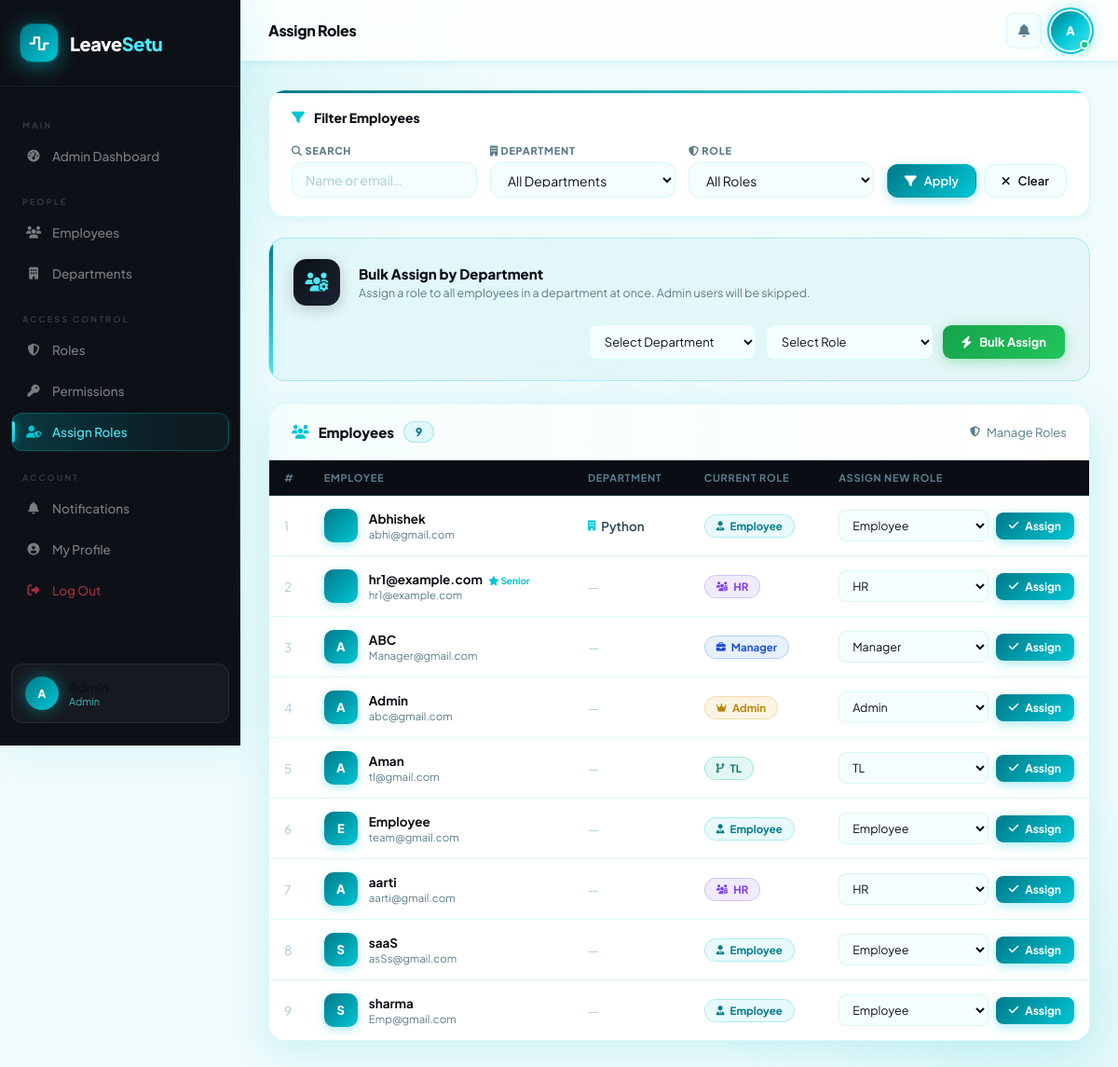
Screenshot of /assign-role/ (signed in) with the database file from the repository.
### users/models.py (models this page shows, shortened)
class User(AbstractUser):
    email = models.EmailField(unique=True)
    role = models.ForeignKey(
        Role,
        on_delete=models.SET_NULL,
        null=True,
        blank=True
    )
    department = models.ForeignKey(
        Department,
        on_delete=models.SET_NULL,
        null=True,
        blank=True
    )
    reporting_manager = models.ForeignKey(
        "self",
        on_delete=models.SET_NULL,
        null=True,
        blank=True,
        related_name="team_members"
    )
    phone = models.CharField(max_length=15, blank=True, null=True)
    date_of_joining = models.DateField(null=True, blank=True)
    is_senior = models.BooleanField(default=False)
    USERNAME_FIELD = "email"
    REQUIRED_FIELDS = ["username"]

class Role(models.Model):
    name = models.CharField(max_length=50, unique=True)

class Department(models.Model):
    name = models.CharField(max_length=100)
    hr = models.ForeignKey(
        "User",
        on_delete=models.SET_NULL,
        null=True,
        blank=True,
        related_name="managed_departments"
    )

### users/views.py (the view, shortened to what this page needs)
# urls.py: path('assign-role/',          views.assign_role,      name='assign_role'),
@login_required
def assign_role(request):
    if not _is_admin(request):
        messages.error(request, "Access denied. Admins only.")
        return redirect('admin_dashboard')
    roles       = Role.objects.all().order_by('name')
    departments = Department.objects.all().order_by('name')
    dept_id    = request.GET.get('dept', '').strip()
    search     = request.GET.get('q',    '').strip()
    filter_role = request.GET.get('role', '').strip()
    users = User.objects.select_related('role', 'department').order_by('first_name', 'last_name')
    if dept_id:
        users = users.filter(department_id=dept_id)
    if filter_role:
        users = users.filter(role_id=filter_role)
    if search:
        users = users.filter(
            Q(first_name__icontains=search) |
            Q(last_name__icontains=search)  |
            Q(email__icontains=search)
        )
    context = {
        'users':       users,
        'roles':       roles,
        'departments': departments,
        'dept_id':     dept_id,
        'filter_role': filter_role,
        'search':      search,
        'total_users': users.count(),
    }
    return render(request, 'assign_role.html', context)

### users/views.py (called while the page is built)
def _is_admin(request):
    role = getattr(request.user, 'role', None)
    return bool(role and role.name == 'Admin')

### users/templates/assign_role.html (shortened to what this page needs)
{% extends 'base.html' %}
{% block page_title %}Assign Roles{% endblock %}
{% block content %}
<div class="filter-bar animate-in">
    <div style="font-size:14px; font-weight:800; color:var(--text); width:100%; margin-bottom:4px; display:flex; align-items:center; gap:10px;">
        <i class="fa-solid fa-filter" style="color:var(--aqua);"></i>
        Filter Employees
    </div>
    <form method="get" style="display:flex; align-items:flex-end; gap:14px; flex-wrap:wrap; width:100%;">
        <div class="filter-group">
            <span class="filter-label"><i class="fa-solid fa-magnifying-glass"></i> Search</span>
            <input type="text" name="q" value="{{ search }}"
                   class="form-control" placeholder="Name or email…" style="height:38px;">
        </div>
        <div class="filter-group">
            <span class="filter-label"><i class="fa-solid fa-building"></i> Department</span>
            <select name="dept" class="form-control" style="height:38px;">
                <option value="">All Departments</option>
            </select>
        </div>
        <div class="filter-group">
            <span class="filter-label"><i class="fa-solid fa-shield-halved"></i> Role</span>
            <select name="role" class="form-control" style="height:38px;">
                <option value="">All Roles</option>
            </select>
        </div>
        <div style="display:flex; gap:8px; padding-bottom:0;">
            <button type="submit" class="btn-filter btn-filter-primary">
                <i class="fa-solid fa-filter"></i> Apply
            </button>
            <a href="{% url 'assign_role' %}" class="btn-filter">
                <i class="fa-solid fa-xmark"></i> Clear
            </a>
        </div>
    </form>
</div>
<div class="bulk-card animate-in delay-1">
    <div class="bulk-card-icon"><i class="fa-solid fa-users-gear"></i></div>
    <div class="bulk-card-text">
        <h3>Bulk Assign by Department</h3>
        <p>Assign a role to all employees in a department at once. Admin users will be skipped.</p>
    </div>
    <form method="post" action="{% url 'assign_role_bulk' %}" class="bulk-controls">
        <select name="department_id" class="bulk-select" required>
            <option value="">Select Department</option>
        </select>
        <select name="role_id" class="bulk-select" required>
            <option value="">Select Role</option>
        </select>
        <button type="submit" class="btn-bulk">
            <i class="fa-solid fa-bolt"></i> Bulk Assign
        </button>
    </form>
</div>
<div class="users-table-wrap animate-in delay-2">
    <div class="users-table-header">
        <div class="users-table-title">
            <i class="fa-solid fa-users" style="color:var(--aqua);"></i>
            Employees
            <span style="background:var(--aqua-glass); border:1px solid var(--border-mid); border-radius:20px; padding:3px 12px; font-size:12px; color:var(--aqua-deep);">
                {{ total_users }}
            </span>
        </div>
        <a href="{% url 'role_list' %}" style="font-size:13px; color:var(--text-muted); display:flex; align-items:center; gap:7px; text-decoration:none;">
            <i class="fa-solid fa-shield-halved" style="font-size:11px;"></i> Manage Roles
        </a>
    </div>
    <table class="assign-table">
        <thead>
            <tr>
                <th>#</th>
                <th>Employee</th>
                <th>Department</th>
                <th>Current Role</th>
                <th>Assign New Role</th>
            </tr>
        </thead>
        <tbody>
            {% for user in users %}
            <tr>
                <td style="color:var(--text-faint); width:40px;">{{ forloop.counter }}</td>
                <td>
                    <div class="user-cell">
                        <div class="user-avatar">
                            {{ user.first_name|first|upper }}{{ user.last_name|first|upper }}
                        </div>
                        <div>
                            <div class="user-name">
                                {{ user.get_full_name|default:user.username }}
                                {% if user.is_senior %}
                                <span style="font-size:10px; color:var(--aqua); margin-left:4px;">
                                    <i class="fa-solid fa-star"></i> Senior
                                </span>
                                {% endif %}
                            </div>
                            <div class="user-email">{{ user.email }}</div>
                        </div>
                    </div>
                </td>
                <td>
                    {% if user.department %}
                    <span style="display:flex; align-items:center; gap:6px; font-weight:600; color:var(--text-mid);">
                        <i class="fa-solid fa-building" style="color:var(--aqua); font-size:11px;"></i>
                        {{ user.department.name }}
                    </span>
                    {% else %}
                    <span style="color:var(--text-faint);">—</span>
                    {% endif %}
                </td>
                <td>
                    {% if user.role %}
                        {% if user.role.name == "Admin" %}
                        <span class="role-badge badge-admin"><i class="fa-solid fa-crown" style="font-size:10px;"></i> {{ user.role.name }}</span>
                        {% elif user.role.name == "HR" %}
                        <span class="role-badge badge-hr"><i class="fa-solid fa-users-gear" style="font-size:10px;"></i> {{ user.role.name }}</span>
                        {% elif user.role.name == "Manager" %}
                        <span class="role-badge badge-manager"><i class="fa-solid fa-briefcase" style="font-size:10px;"></i> {{ user.role.name }}</span>
                        {% elif user.role.name == "TL" %}
                        <span class="role-badge badge-tl"><i class="fa-solid fa-code-branch" style="font-size:10px;"></i> {{ user.role.name }}</span>
                        {% else %}
                        <span class="role-badge badge-default"><i class="fa-solid fa-user-tie" style="font-size:10px;"></i> {{ user.role.name }}</span>
                        {% endif %}
                    {% else %}
                    <span class="role-badge badge-none"><i class="fa-solid fa-user-slash" style="font-size:10px;"></i> No Role</span>
                    {% endif %}
                </td>
                <td>
                    <form method="post" action="{% url 'assign_role' %}">
                        <div class="role-select-inline">
                            <select name="role_id" required>
                                {% for role in roles %}
                                <option value="{{ role.pk }}"
                                    {% if user.role and user.role.pk == role.pk %}selected{% endif %}>
                                    {{ role.name }}
                                </option>
                                {% endfor %}
                            </select>
                            <button type="submit" class="btn-assign">
                                <i class="fa-solid fa-check"></i> Assign
                            </button>
                        </div>
                    </form>
                </td>
            </tr>
            {% endfor %}
        </tbody>
    </table>
</div>
{% endblock %}

### templates/base.html (shortened to what this page needs)
<!DOCTYPE html>
<html lang="en">
<head>
    <link rel="stylesheet" href="https://cdnjs.cloudflare.com/ajax/libs/font-awesome/6.5.0/css/all.min.css">
</head>
<body>
{% if request.user.is_authenticated %}
<aside class="sidebar" id="sidebar">
    <div class="sidebar-logo">
        <div class="logo-mark">
            <i class="fa-solid fa-wave-square"></i>
        </div>
        <span class="logo-text">Leave<span>Setu</span></span>
    </div>
    <nav class="sidebar-nav">
        <div class="nav-section-label">Main</div>
        {% if request.user.role %}
            {% if request.user.role.name == "Admin" %}
            <a href="{% url 'admin_dashboard' %}" class="nav-item {% if request.resolver_match.url_name == 'admin_dashboard' %}active{% endif %}">
                <i class="fa-solid fa-gauge-high nav-icon"></i> Admin Dashboard
            </a>
            {% elif request.user.role.name == "TL" %}
            <a href="{% url 'tl_dashboard' %}" class="nav-item {% if request.resolver_match.url_name == 'tl_dashboard' %}active{% endif %}">
                <i class="fa-solid fa-gauge-high nav-icon"></i> Dashboard
            </a>
            {% elif request.user.role.name == "HR" %}
            <a href="{% url 'hr_dashboard' %}" class="nav-item {% if request.resolver_match.url_name == 'hr_dashboard' %}active{% endif %}">
                <i class="fa-solid fa-gauge-high nav-icon"></i> Dashboard
            </a>
            {% elif request.user.role.name == "Manager" %}
            <a href="{% url 'manager_dashboard' %}" class="nav-item {% if request.resolver_match.url_name == 'manager_dashboard' %}active{% endif %}">
                <i class="fa-solid fa-gauge-high nav-icon"></i> Dashboard
            </a>
            {% else %}
            <a href="{% url 'employee_dashboard' %}" class="nav-item {% if request.resolver_match.url_name == 'employee_dashboard' %}active{% endif %}">
                <i class="fa-solid fa-gauge-high nav-icon"></i> Dashboard
            </a>
            {% endif %}
        {% endif %}
        {% if request.user.role and request.user.role.name in "HR Manager Admin" %}
        <div class="nav-section-label">People</div>
        <a href="{% url 'hr_employee_list' %}" class="nav-item {% if request.resolver_match.url_name == 'hr_employee_list' %}active{% endif %}">
            <i class="fa-solid fa-users nav-icon"></i> Employees
        </a>
        {% endif %}
        {% if request.user.role and request.user.role.name == "Admin" %}
        <a href="{% url 'department_list' %}" class="nav-item {% if request.resolver_match.url_name == 'department_list' or request.resolver_match.url_name == 'department_detail' %}active{% endif %}">
            <i class="fa-solid fa-building nav-icon"></i> Departments
        </a>
        <div class="nav-section-label">Access Control</div>
        <a href="{% url 'role_list' %}" class="nav-item {% if request.resolver_match.url_name == 'role_list' %}active{% endif %}">
            <i class="fa-solid fa-shield-halved nav-icon"></i> Roles
        </a>
        <a href="{% url 'role_permission_list' %}" class="nav-item {% if request.resolver_match.url_name == 'role_permission_list' %}active{% endif %}">
            <i class="fa-solid fa-key nav-icon"></i> Permissions
        </a>
        <a href="{% url 'assign_role' %}" class="nav-item {% if request.resolver_match.url_name == 'assign_role' %}active{% endif %}">
            <i class="fa-solid fa-user-shield nav-icon"></i> Assign Roles
        </a>
        {% endif %}
        <div class="nav-section-label">Account</div>
        <a href="{% url 'notifications' %}" class="nav-item {% if request.resolver_match.url_name == 'notifications' %}active{% endif %}">
            <i class="fa-solid fa-bell nav-icon"></i> Notifications
        </a>
        <a href="{% url 'dashboard' %}" class="nav-item {% if request.resolver_match.url_name == 'dashboard' %}active{% endif %}">
            <i class="fa-solid fa-circle-user nav-icon"></i> My Profile
        </a>
        <a href="{% url 'logout' %}" class="nav-item" style="color:rgba(240,64,88,0.65);">
            <i class="fa-solid fa-right-from-bracket nav-icon"></i> Log Out
        </a>
    </nav>
    <div class="sidebar-user">
        <div class="user-avatar-sidebar">
            {{ request.user.first_name|first|upper }}{{ request.user.last_name|first|upper }}
        </div>
        <div class="user-info">
            <div class="user-name">{{ request.user.get_full_name|default:request.user.username }}</div>
            <div class="user-role">{% if request.user.role %}{{ request.user.role.name }}{% else %}N/A{% endif %}</div>
        </div>
    </div>
</aside>
{% endif %}
<div class="main-wrapper" {% if not request.user.is_authenticated %}style="margin-left:0;"{% endif %}>
    {% if request.user.is_authenticated %}
    <header class="topbar">
        <h1 class="topbar-title">{% block page_title %}Dashboard{% endblock %}</h1>
        <div class="topbar-actions">
            <a href="{% url 'notifications' %}" class="icon-btn">
                <i class="fa-solid fa-bell"></i>
            </a>
            <div class="profile-dropdown-wrapper" id="profileWrapper">
                <div class="avatar-wrapper" onclick="toggleProfileDropdown()" title="My Profile">
                    <div class="topbar-avatar">
                        {{ request.user.first_name|first|upper }}{{ request.user.last_name|first|upper }}
                    </div>
                </div>
            </div>
        </div>
    </header>
    {% endif %}
    <main class="page-content">
        {% block content %}{% endblock %}
    </main>
</div>
</body>
</html>

### rows the page displays
User: user.first_name|first "A", user.role.name "Admin", first_name|first "A", get_full_name "Admin", email "abc@gmail.com", role.name "Admin", role_id "Admin"
User: get_full_name "Abhishek", email "abhi@gmail.com", department.name "Python", role.name "Employee", role_id "Employee"
User: get_full_name "hr1@example.com", is_senior True (drawn), email "hr1@example.com", role.name "HR", role_id "HR"
User: first_name|first "A", get_full_name "ABC", email "Manager@gmail.com", role.name "Manager", role_id "Manager"
User: first_name|first "A", get_full_name "Aman", email "tl@gmail.com", role.name "TL", role_id "TL"
User: first_name|first "E", get_full_name "Employee", email "team@gmail.com", role.name "Employee", role_id "Employee"
User: first_name|first "A", get_full_name "aarti", email "aarti@gmail.com", role.name "HR", role_id "HR"
User: first_name|first "S", get_full_name "saaS", email "asSs@gmail.com", role.name "Employee", role_id "Employee"
User: first_name|first "S", get_full_name "sharma", email "Emp@gmail.com", role.name "Employee", role_id "Employee"

### other values shown
{{ total_users }} "9"
